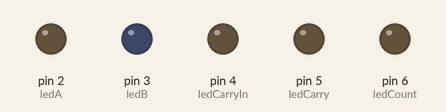
Recording of a sketch running on a simulated Arduino Uno, built with avr-gcc and run on an emulated ATmega328P. On the bench: output pins drawn as LEDs (lit = HIGH).

Above: at 0.5 s.
At 1.5 s:
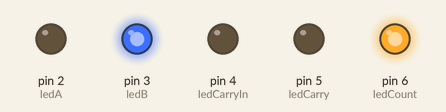
At 2.5 s:
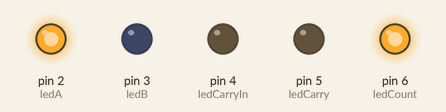
At 3.5 s:
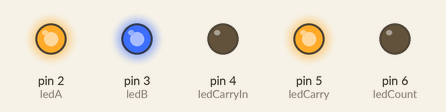
At 4.5 s:
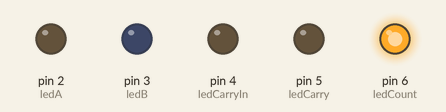
Timing chart, 0 to 5.2 s (numbered marks = the images above):
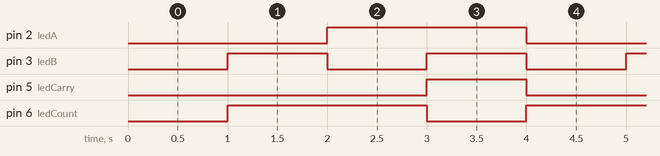

Measured:
- by itself, pin 2 (ledA): alternates HIGH for 2.0 s and LOW for 2.0 s
- by itself, pin 3 (ledB): alternates HIGH for 1.0 s and LOW for 1.0 s
- by itself, pin 5 (ledCarry): alternates HIGH for 1.0 s and LOW for 3.0 s
- by itself, pin 6 (ledCount): repeats every 4.0 s: LOW 1.0 s, HIGH 3.0 s

The sketch:

Ejercicio_SumadorCompleto.ino
```cpp
int ledA = 2;
int ledB = 3;
int ledCarryIn = 4;
int ledCarry = 5;
int ledCount = 6;

void setup() {
  pinMode(ledA, OUTPUT);
  pinMode(ledB, OUTPUT);
  pinMode(ledCarryIn, OUTPUT);
  pinMode(ledCarry, OUTPUT);
  pinMode(ledCount, OUTPUT);
}

int carryIn = 0;
void loop() {
  for (int i = 0; i <= 1; i++) {
    for (int j = 0; j <= 1; j++) {
      int sum = i + j + carryIn;
      digitalWrite(ledA, i);
      digitalWrite(ledB, j);
      digitalWrite(ledCount, sum % 2);
      carryIn = sum >= 2;
      digitalWrite(ledCarry, carryIn);
      delay(1000);
    }
  }
}
```
